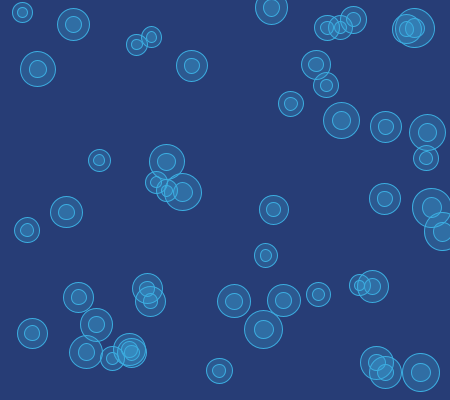
Frame 1 (no input)
Frame 60 (the mouse pressed at the canvas centre just before this capture): identical to frame 1, image omitted
Frame 120 (the mouse held since frame 60 and released just before this capture): identical to frame 1, image omitted

The Processing sketch that drew this single still picture (run headless with seeded random() and noise(); from frame 60 on, the mouse is pressed at the canvas centre):

// Processing sketch: processing_month_day_007_002
// ── processing_month_day_007_002.pde
int numBubbles = 50;
Bubble[] bubbles;

void setup()
{
    size(450, 400);
    
    bubbles = new Bubble[numBubbles];
    for (int i = 0; i < numBubbles; i++) {
        bubbles[i] = new Bubble();
    }
}

void draw()
{
    background(39, 61, 118);
    smooth();
    
    for (int i = 0; i < bubbles.length; i++) {
        bubbles[i].render();
    }
}
        


// ── Bubble.pde
class Bubble
{
    PVector loc;
    float   speed;
    float   radius;
    
    Bubble()
    {
        loc = new PVector( random(width), random(height) );
        speed = random(0.5, 2);
        radius = random( 5, 10 );
    }
    
    void render()
    {
        stroke(59, 173, 224);
        fill(59, 173, 224, 64);
        for (int i = 1; i < 3; i++) {
            ellipse( loc.x, loc.y, i * radius * 2, i * radius * 2 ); 
        }
    }

}
